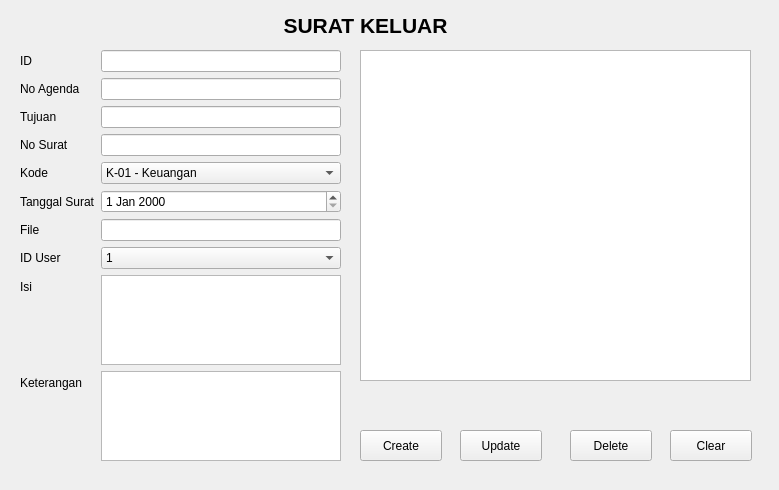
<?xml version="1.0" encoding="UTF-8"?>
<ui version="4.0">
 <class>pageSuratKeluar</class>
 <widget class="QWidget" name="pageSuratKeluar">
  <property name="geometry">
   <rect>
    <x>0</x>
    <y>0</y>
    <width>779</width>
    <height>490</height>
   </rect>
  </property>
  <property name="windowTitle">
   <string>Form</string>
  </property>
  <widget class="QLabel" name="label">
   <property name="geometry">
    <rect>
     <x>270</x>
     <y>10</y>
     <width>191</width>
     <height>31</height>
    </rect>
   </property>
   <property name="text">
    <string>&lt;html&gt;&lt;head/&gt;&lt;body&gt;&lt;p align=&quot;center&quot;&gt;&lt;span style=&quot; font-size:16pt; font-weight:700;&quot;&gt;SURAT KELUAR&lt;/span&gt;&lt;/p&gt;&lt;/body&gt;&lt;/html&gt;</string>
   </property>
  </widget>
  <widget class="QWidget" name="formLayoutWidget">
   <property name="geometry">
    <rect>
     <x>20</x>
     <y>50</y>
     <width>321</width>
     <height>411</height>
    </rect>
   </property>
   <layout class="QFormLayout" name="formLayout">
    <item row="0" column="0">
     <widget class="QLabel" name="iDLabel">
      <property name="text">
       <string>ID</string>
      </property>
     </widget>
    </item>
    <item row="0" column="1">
     <widget class="QLineEdit" name="editID"/>
    </item>
    <item row="1" column="0">
     <widget class="QLabel" name="noAgendaLabel">
      <property name="text">
       <string>No Agenda</string>
      </property>
     </widget>
    </item>
    <item row="1" column="1">
     <widget class="QLineEdit" name="editNoAgenda"/>
    </item>
    <item row="2" column="0">
     <widget class="QLabel" name="tujuanLabel">
      <property name="text">
       <string>Tujuan</string>
      </property>
     </widget>
    </item>
    <item row="2" column="1">
     <widget class="QLineEdit" name="editTujuan"/>
    </item>
    <item row="3" column="0">
     <widget class="QLabel" name="noSuratLabel">
      <property name="text">
       <string>No Surat</string>
      </property>
     </widget>
    </item>
    <item row="3" column="1">
     <widget class="QLineEdit" name="editNoSurat"/>
    </item>
    <item row="4" column="0">
     <widget class="QLabel" name="label_2">
      <property name="text">
       <string>Kode</string>
      </property>
     </widget>
    </item>
    <item row="4" column="1">
     <widget class="QComboBox" name="cmbKode">
      <item>
       <property name="text">
        <string>K-01 - Keuangan</string>
       </property>
      </item>
      <item>
       <property name="text">
        <string>P-02 - Personalia</string>
       </property>
      </item>
      <item>
       <property name="text">
        <string>M-03 - Marketing</string>
       </property>
      </item>
      <item>
       <property name="text">
        <string>U-04 - Umum</string>
       </property>
      </item>
      <item>
       <property name="text">
        <string>L-05 - Lain-lain</string>
       </property>
      </item>
     </widget>
    </item>
    <item row="5" column="0">
     <widget class="QLabel" name="label_3">
      <property name="text">
       <string>Tanggal Surat</string>
      </property>
     </widget>
    </item>
    <item row="5" column="1">
     <widget class="QDateEdit" name="dateTanggalSurat"/>
    </item>
    <item row="6" column="0">
     <widget class="QLabel" name="fileLabel">
      <property name="text">
       <string>File</string>
      </property>
     </widget>
    </item>
    <item row="6" column="1">
     <widget class="QLineEdit" name="editFile"/>
    </item>
    <item row="7" column="1">
     <widget class="QComboBox" name="cmbIdUser">
      <item>
       <property name="text">
        <string>1</string>
       </property>
      </item>
      <item>
       <property name="text">
        <string>2</string>
       </property>
      </item>
      <item>
       <property name="text">
        <string>3</string>
       </property>
      </item>
      <item>
       <property name="text">
        <string>4</string>
       </property>
      </item>
      <item>
       <property name="text">
        <string>5</string>
       </property>
      </item>
      <item>
       <property name="text">
        <string>6</string>
       </property>
      </item>
      <item>
       <property name="text">
        <string>7</string>
       </property>
      </item>
      <item>
       <property name="text">
        <string>8</string>
       </property>
      </item>
     </widget>
    </item>
    <item row="7" column="0">
     <widget class="QLabel" name="label_4">
      <property name="text">
       <string>ID User</string>
      </property>
     </widget>
    </item>
    <item row="8" column="1">
     <widget class="QTextEdit" name="txtIsi"/>
    </item>
    <item row="9" column="1">
     <widget class="QTextEdit" name="txtKeterangan"/>
    </item>
    <item row="8" column="0">
     <widget class="QLabel" name="label_5">
      <property name="text">
       <string>Isi</string>
      </property>
     </widget>
    </item>
    <item row="9" column="0">
     <widget class="QLabel" name="label_6">
      <property name="text">
       <string>Keterangan</string>
      </property>
     </widget>
    </item>
   </layout>
  </widget>
  <widget class="QTableWidget" name="tblSuratKeluar">
   <property name="geometry">
    <rect>
     <x>360</x>
     <y>50</y>
     <width>391</width>
     <height>331</height>
    </rect>
   </property>
  </widget>
  <widget class="QPushButton" name="btnCreate">
   <property name="geometry">
    <rect>
     <x>360</x>
     <y>430</y>
     <width>82</width>
     <height>31</height>
    </rect>
   </property>
   <property name="text">
    <string>Create</string>
   </property>
  </widget>
  <widget class="QPushButton" name="btnUpdate">
   <property name="geometry">
    <rect>
     <x>460</x>
     <y>430</y>
     <width>82</width>
     <height>31</height>
    </rect>
   </property>
   <property name="text">
    <string>Update</string>
   </property>
  </widget>
  <widget class="QPushButton" name="btnDelete">
   <property name="geometry">
    <rect>
     <x>570</x>
     <y>430</y>
     <width>82</width>
     <height>31</height>
    </rect>
   </property>
   <property name="text">
    <string>Delete</string>
   </property>
  </widget>
  <widget class="QPushButton" name="btnClear">
   <property name="geometry">
    <rect>
     <x>670</x>
     <y>430</y>
     <width>82</width>
     <height>31</height>
    </rect>
   </property>
   <property name="text">
    <string>Clear</string>
   </property>
  </widget>
 </widget>
 <resources/>
 <connections/>
</ui>
